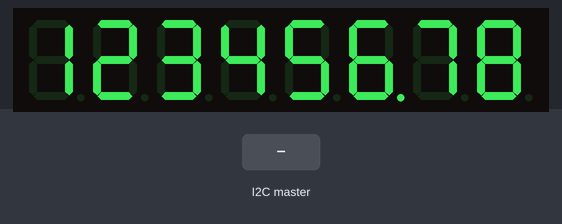
This sketch was run on a simulated Arduino Uno, built with avr-gcc and run on an emulated ATmega328P. Parts: 8-digit seven-segment display. The test bench sets the inputs (shaded band).

Above: at 3.7 s.
3.8 s: the I2C master sends the byte 0
At 5.6 s:
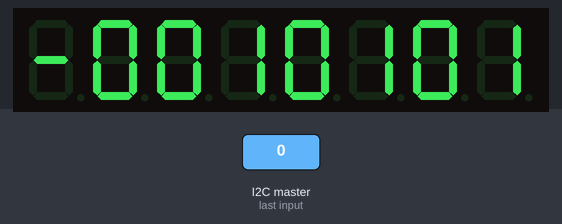
6.8 s: the I2C master sends the byte 200
At 7.3 s:
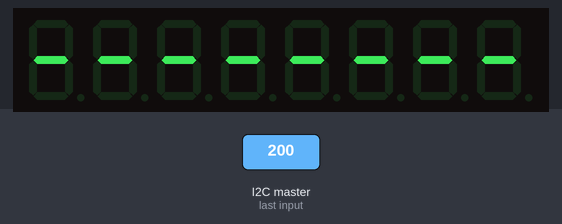
Timing chart, 0 to 9.8 s (numbered marks = the images above; inputs shaded):
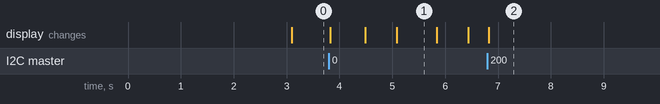

The sketch:

7segmentDISPLAY.ino
```cpp
/*
testWholeDisplay.ino
-test each segment in the display
-a simple example using Dean Reading's SevSeg library to light up all 4 digits plus the 4 decimal points on a 4 digit display
-the purpose of this example is to ensure you have the wires all hooked up right for every segment and digit, and to troubleshoot the display and wiring
 to ensure *every* segment and period lights up

By Gabriel Staples
Website: http://www.ElectricRCAircraftGuy.com
My contact info is available by clicking the "Contact Me" tab at the top of my website.
Written: 1 Oct. 2015
Last Updated: 1 Oct. 2015
*/

/*
LICENSING:
-this *example file* only is modified from Dean Reading's original example, and is in the public domain.

Dean Reading's SevSeg library is as follows:
Copyright 2014 Dean Reading

Licensed under the Apache License, Version 2.0 (the "License");
you may not use this file except in compliance with the License.
You may obtain a copy of the License at
http://www.apache.org/licenses/LICENSE-2.0

Unless required by applicable law or agreed to in writing, software
distributed under the License is distributed on an "AS IS" BASIS,
WITHOUT WARRANTIES OR CONDITIONS OF ANY KIND, either express or implied.
See the License for the specific language governing permissions and
limitations under the License.
*/
#include <Wire.h>
#include <SevSeg.h>
long c=0;
int place=0;
long number=0;
long solTamsayi=12;
int solKusurat=34;

unsigned long currentMillis = 0;
unsigned long initialMilllis = 0;
unsigned long previousMillis=0;
bool millischeck=false;

int sagTamsayi=56;
int sagKusurat=78;

SevSeg sevseg; //Instantiate a seven segment controller object

void setup()
{
  Wire.begin(5);
  Wire.onReceive(receiveEvent);
  Serial.begin(57600);


  byte numDigits = 8;
  byte digitPins[] = {2, 3, 4, 5,14,15,16,17}; //Digits: 1,2,3,4 <--put one resistor (ex: 220 Ohms, or 330 Ohms, etc, on each digit pin)
//  byte digitPins[] = {2, 3, 4, 5}; //Digits: 1,2,3,4 <--put one resistor (ex: 220 Ohms, or 330 Ohms, etc, on each digit pin)
  byte segmentPins[] = {6, 7, 8, 9, 10, 11, 12, 13}; //Segments: A,B,C,D,E,F,G,Period

  sevseg.begin(COMMON_CATHODE, numDigits, digitPins, segmentPins,false,false,true,false);
  sevseg.setBrightness(30); //Note: 100 brightness simply corresponds to a delay of 2000us after lighting each segment. A brightness of 0
                            //is a delay of 1us; it doesn't really affect brightness as much as it affects update rate (frequency).
                            //Therefore, for a 4-digit 7-segment + pd, COMMON_ANODE display, the max update rate for a "brightness" of 100 is 1/(2000us*8) = 62.5Hz.
                            //I am choosing a "brightness" of 10 because it increases the max update rate to approx. 1/(200us*8) = 625Hz.
                            //This is preferable, as it decreases aliasing when recording the display with a video camera....I think.
}

void loop()
{

  currentMillis=millis();
  if (currentMillis - initialMilllis <= 3000) {
    delay(100);
    return;
  }
  //local vars

  c=c+1;
  place=c%3;

//  Serial.println(number2);
  number=(100*solTamsayi+solKusurat)*10000+100*sagTamsayi+sagKusurat;
//  Serial.println(number);
  sevseg.setNumber(number,place*4-2);
//  decPlace %= 4; //rollover back to 0 once variable gets to 4; To anyone wondering: the % is called the "modulo" operator; see here for explanation & example: https://www.arduino.cc/en/Reference/Modulo
//  delayMicroseconds(200);
//  delay();
  sevseg.refreshDisplay(); // Must run repeatedly; don't use blocking code (ex: delay()) in the loop() function or this won't work right
}


void receiveEvent(int howMany){
//  while(1<Wire.available()){{//reads the first string part, if any
//    char c=Wire.read();
//    Serial.print(c);
//    }
//  }

  solTamsayi=Wire.read();
  solKusurat=Wire.read();
  sagTamsayi=Wire.read();
  sagKusurat=Wire.read();
  }
```

Measured:
- after the input at 3.8 s, the display: first changes at once (image 1 shows a later state)
- after the input at 6.8 s, the display: changes at once (image 2)
